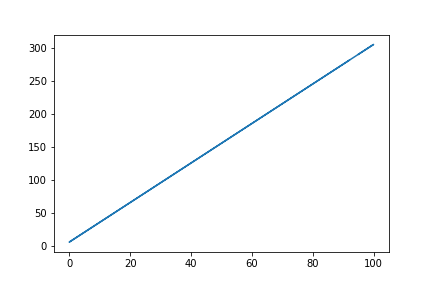

Here is the Python script that generated this plot:
import csv
import matplotlib.pyplot as plt


with open("random_num.csv",'r') as xfile:
    readerx = csv.reader(xfile)
    data_x = list(readerx)


with open("function_random_num.csv",'r') as yfile:
    readery = csv.reader(yfile)
    data_y = list(readery)


x = []
y = []
for i in range(1000):
    x.append(int(data_x[0][i]))
    y.append(int(data_y[0][i]))


plt.plot(x,y)
plt.savefig("visualization_nums.png")
